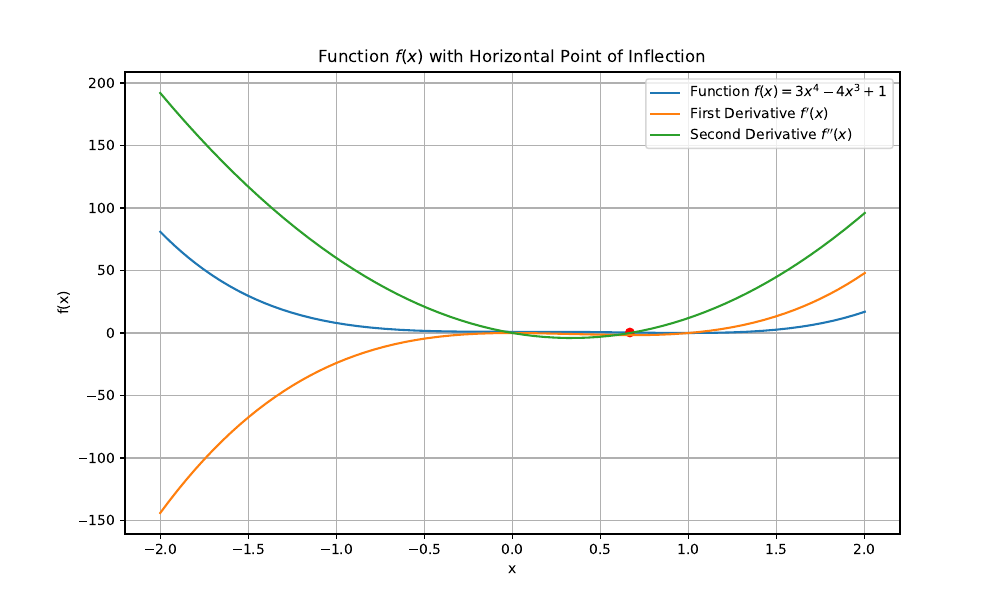

Generate this figure with Python:
import numpy as np
import matplotlib.pyplot as plt

# Define the function and its derivatives to find the horizontal point of inflection
def f(x):
    return 3*x**4 - 4*x**3 + 1

def f_prime(x):
    return 12*x**3 - 12*x**2

def f_double_prime(x):
    return 36*x**2 - 24*x

# Create a range of x values
x = np.linspace(-2, 2, 400)
y = f(x)
y_prime = f_prime(x)
y_double_prime = f_double_prime(x)

# Find approximate point of inflection by finding where the second derivative is close to zero
# We take the absolute value since we are interested in the point where the second derivative changes sign
inflection_points = x[np.abs(y_double_prime) < 1e-2]

# Initialize the plot
plt.figure(figsize=(10, 6))

# Plot the function
plt.plot(x, y, label='Function $f(x) = 3x^4 - 4x^3 + 1$')

# Highlight the inflection points on the graph
for point in inflection_points:
    plt.plot(point, f(point), 'ro')  # 'ro' for red circle

# Plot the first and second derivatives
plt.plot(x, y_prime, label="First Derivative $f'(x)$")
plt.plot(x, y_double_prime, label="Second Derivative $f''(x)$")

# Add a legend
plt.legend()

# Add grid, title and labels
plt.grid(True)
plt.title('Function $f(x)$ with Horizontal Point of Inflection')
plt.xlabel('x')
plt.ylabel('f(x)')

# Show the plot
plt.savefig('plot2.pdf')

# Return the inflection point(s)
inflection_points, f(inflection_points)
